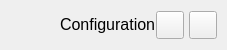
           <widget class="QFrame" name="contentTopBg">
            <property name="minimumSize">
             <size>
              <width>0</width>
              <height>50</height>
             </size>
            </property>
            <property name="maximumSize">
             <size>
              <width>16777215</width>
              <height>50</height>
             </size>
            </property>
            <property name="frameShape">
             <enum>QFrame::NoFrame</enum>
            </property>
            <property name="frameShadow">
             <enum>QFrame::Raised</enum>
            </property>
            <layout class="QHBoxLayout" name="horizontalLayout">
             <property name="spacing">
              <number>0</number>
             </property>
             <property name="leftMargin">
              <number>0</number>
             </property>
             <property name="topMargin">
              <number>0</number>
             </property>
             <property name="rightMargin">
              <number>10</number>
             </property>
             <property name="bottomMargin">
              <number>0</number>
             </property>
             <item>
              <widget class="QFrame" name="topBarLeftBox">
               <property name="sizePolicy">
                <sizepolicy hsizetype="Expanding" vsizetype="Preferred">
                 <horstretch>0</horstretch>
                 <verstretch>0</verstretch>
                </sizepolicy>
               </property>
               <property name="frameShape">
                <enum>QFrame::NoFrame</enum>
               </property>
               <property name="frameShadow">
                <enum>QFrame::Raised</enum>
               </property>
               <layout class="QHBoxLayout" name="horizontalLayout_3">
                <property name="spacing">
                 <number>0</number>
                </property>
                <property name="leftMargin">
                 <number>0</number>
                </property>
                <property name="topMargin">
                 <number>0</number>
                </property>
                <property name="rightMargin">
                 <number>0</number>
                </property>
                <property name="bottomMargin">
                 <number>0</number>
                </property>
                <item>
                 <widget class="QFrame" name="logoContainer">
                  <property name="minimumSize">
                   <size>
                    <width>60</width>
                    <height>0</height>
                   </size>
                  </property>
                  <property name="maximumSize">
                   <size>
                    <width>60</width>
                    <height>16777215</height>
                   </size>
                  </property>
                  <layout class="QHBoxLayout" name="horizontalLayout_8">
                   <property name="leftMargin">
                    <number>0</number>
                   </property>
                   <property name="topMargin">
                    <number>0</number>
                   </property>
                   <property name="rightMargin">
                    <number>0</number>
                   </property>
                   <property name="bottomMargin">
                    <number>0</number>
                   </property>
                   <item>
                    <widget class="QLabel" name="topLogo">
                     <property name="minimumSize">
                      <size>
                       <width>42</width>
                       <height>42</height>
                      </size>
                     </property>
                     <property name="maximumSize">
                      <size>
                       <width>42</width>
                       <height>42</height>
                      </size>
                     </property>
                     <property name="text">
                      <string/>
                     </property>
                     <property name="pixmap">
                      <pixmap>../images/logo-42x42.png</pixmap>
                     </property>
                    </widget>
                   </item>
                  </layout>
                 </widget>
                </item>
                <item>
                 <widget class="QLabel" name="titleRightInfo">
                  <property name="sizePolicy">
                   <sizepolicy hsizetype="Preferred" vsizetype="Expanding">
                    <horstretch>0</horstretch>
                    <verstretch>0</verstretch>
                   </sizepolicy>
                  </property>
                  <property name="maximumSize">
                   <size>
                    <width>16777215</width>
                    <height>45</height>
                   </size>
                  </property>
                  <property name="font">
                   <font>
                    <family>Segoe UI</family>
                    <pointsize>12</pointsize>
                    <weight>9</weight>
                    <italic>false</italic>
                    <bold>false</bold>
                   </font>
                  </property>
                  <property name="styleSheet">
                   <string notr="true">font: 75 12pt &quot;Segoe UI&quot;;</string>
                  </property>
                  <property name="text">
                   <string>Configuration</string>
                  </property>
                  <property name="alignment">
                   <set>Qt::AlignLeading|Qt::AlignLeft|Qt::AlignVCenter</set>
                  </property>
                 </widget>
                </item>
               </layout>
              </widget>
             </item>
             <item alignment="Qt::AlignRight">
              <widget class="QFrame" name="rightButtons">
               <property name="minimumSize">
                <size>
                 <width>0</width>
                 <height>28</height>
                </size>
               </property>
               <property name="frameShape">
                <enum>QFrame::NoFrame</enum>
               </property>
               <property name="frameShadow">
                <enum>QFrame::Raised</enum>
               </property>
               <layout class="QHBoxLayout" name="horizontalLayout_2">
                <property name="spacing">
                 <number>5</number>
                </property>
                <property name="leftMargin">
                 <number>0</number>
                </property>
                <property name="topMargin">
                 <number>0</number>
                </property>
                <property name="rightMargin">
                 <number>0</number>
                </property>
                <property name="bottomMargin">
                 <number>0</number>
                </property>
                <item>
                 <widget class="QPushButton" name="minimizeButton">
                  <property name="minimumSize">
                   <size>
                    <width>28</width>
                    <height>28</height>
                   </size>
                  </property>
                  <property name="maximumSize">
                   <size>
                    <width>28</width>
                    <height>28</height>
                   </size>
                  </property>
                  <property name="cursor">
                   <cursorShape>PointingHandCursor</cursorShape>
                  </property>
                  <property name="toolTip">
                   <string/>
                  </property>
                  <property name="text">
                   <string/>
                  </property>
                  <property name="icon">
                   <iconset>
                    <normaloff>../icons/icon_minimize.png</normaloff>../icons/icon_minimize.png</iconset>
                  </property>
                  <property name="iconSize">
                   <size>
                    <width>20</width>
                    <height>20</height>
                   </size>
                  </property>
                 </widget>
                </item>
                <item>
                 <widget class="QPushButton" name="closeButton">
                  <property name="minimumSize">
                   <size>
                    <width>28</width>
                    <height>28</height>
                   </size>
                  </property>
                  <property name="maximumSize">
                   <size>
                    <width>28</width>
                    <height>28</height>
                   </size>
                  </property>
                  <property name="cursor">
                   <cursorShape>PointingHandCursor</cursorShape>
                  </property>
                  <property name="toolTip">
                   <string/>
                  </property>
                  <property name="text">
                   <string/>
                  </property>
                  <property name="icon">
                   <iconset>
                    <normaloff>../icons/icon_close.png</normaloff>../icons/icon_close.png</iconset>
                  </property>
                  <property name="iconSize">
                   <size>
                    <width>20</width>
                    <height>20</height>
                   </size>
                  </property>
                 </widget>
                </item>
               </layout>
              </widget>
             </item>
            </layout>
           </widget>
